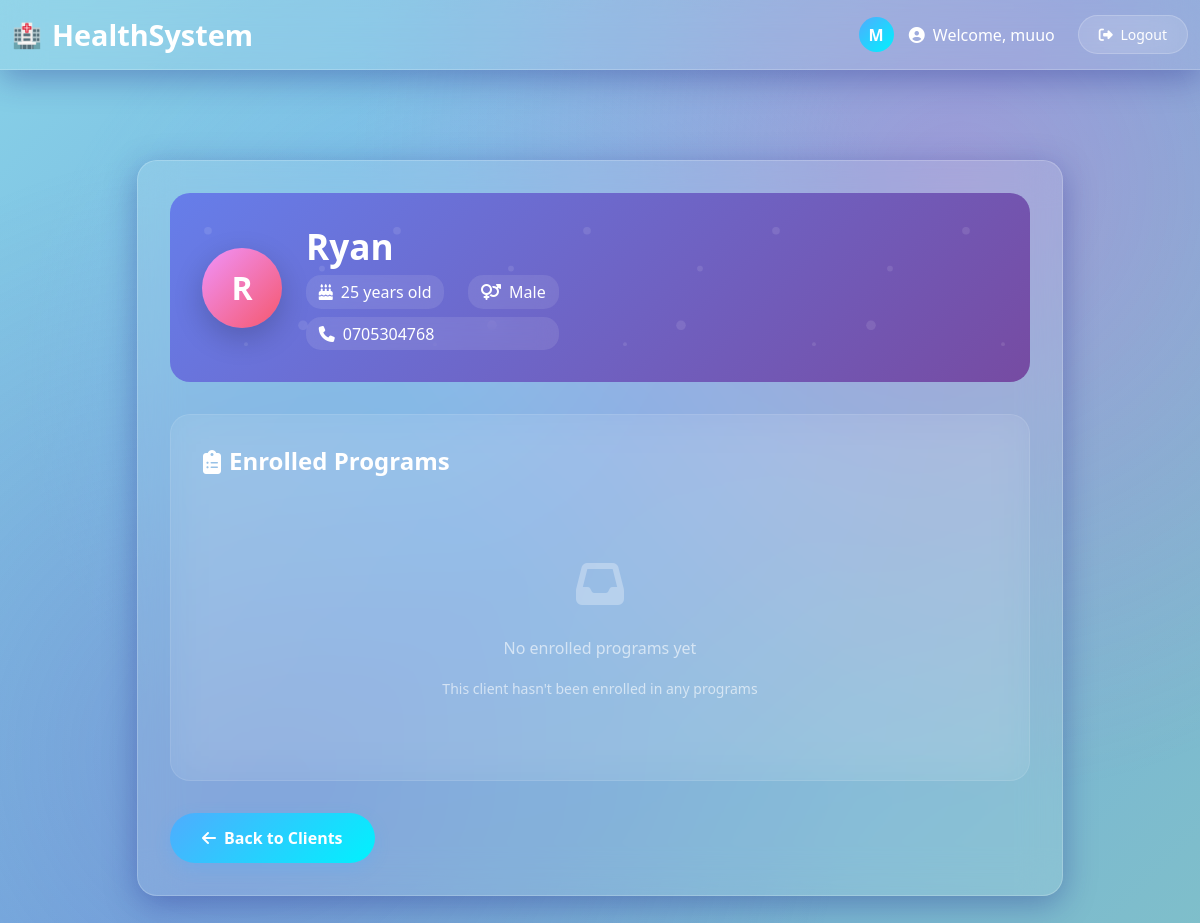
The app's page /clients/2/ (signed in), older data.
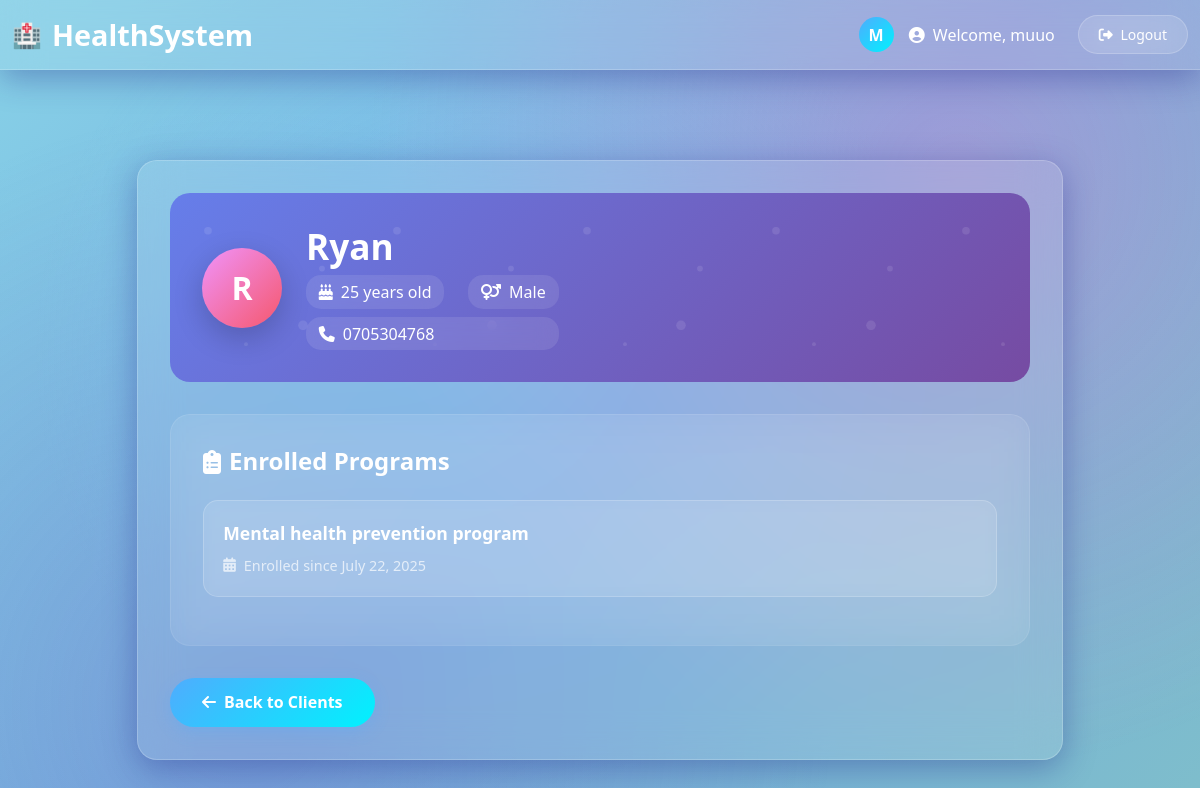
The same page, newer data.
### core/models.py (models this page shows, shortened)
class Enrollment(models.Model):
    client = models.ForeignKey(Client, on_delete=models.CASCADE)
    program = models.ForeignKey(HealthProgram, on_delete=models.CASCADE)
    enrolled_on = models.DateField(auto_now_add=True)

class HealthProgram(models.Model):
    name = models.CharField(max_length=100)
    description = models.TextField(blank=True)

### core/views.py (the view)
# urls.py: path('clients/<int:client_id>/', views.client_profile, name='client_profile'),
@login_required
def client_profile(request, client_id):
    client = Client.objects.get(id=client_id)
    enrollments = client.enrollment_set.select_related('program')
    return render(request, 'core/client_profile.html', {'client': client, 'enrollments': enrollments})

### templates/core/client_profile.html (shortened to what this page needs)
{% extends 'core/base.html' %}
{% block content %}
<div class="profile-header">
    <div class="client-info">
        <div class="client-avatar">
            {{ client.name|first|upper }}
        </div>
        <div class="client-details">
            <h2>{{ client.name }}</h2>
            <div class="client-meta">
                <div class="meta-item">
                    <i class="fas fa-birthday-cake"></i>
                    <span>{{ client.age }} years old</span>
                </div>
                <div class="meta-item">
                    <i class="fas fa-venus-mars"></i>
                    <span>{{ client.get_gender_display }}</span>
                </div>
            </div>
            <div class="meta-item">
                <i class="fas fa-phone"></i>
                <span>{{ client.contact_info }}</span>
            </div>
        </div>
    </div>
</div>
<div class="programs-section">
    <h4 class="section-title">
        <i class="fas fa-clipboard-list"></i>
        Enrolled Programs
    </h4>
    {% if enrollments %}
        <ul class="program-list">
            {% for enrollment in enrollments %}
                <li class="program-item">
                    <div class="program-name">{{ enrollment.program.name }}</div>
                    <div class="program-date">
                        <i class="fas fa-calendar-alt"></i>
                        <span>Enrolled since {{ enrollment.enrolled_on }}</span>
                    </div>
                </li>
            {% endfor %}
        </ul>
    {% else %}
        <div class="empty-state">
            <div class="empty-icon">
                <i class="fas fa-inbox"></i>
            </div>
            <p>No enrolled programs yet</p>
            <small>This client hasn't been enrolled in any programs</small>
        </div>
    {% endif %}
</div>
<a href="{% url 'client_list' %}" class="back-button">
    <i class="fas fa-arrow-left"></i>
    Back to Clients
</a>
{% endblock %}

Row changes from the older to the newer data that the page shows:
added Enrollment: program.name "Mental health prevention program", enrolled_on "July 22, 2025"
Text that changed along with them:
text no longer shown: "No enrolled programs yet This client hasn't been enrolled in any programs"
